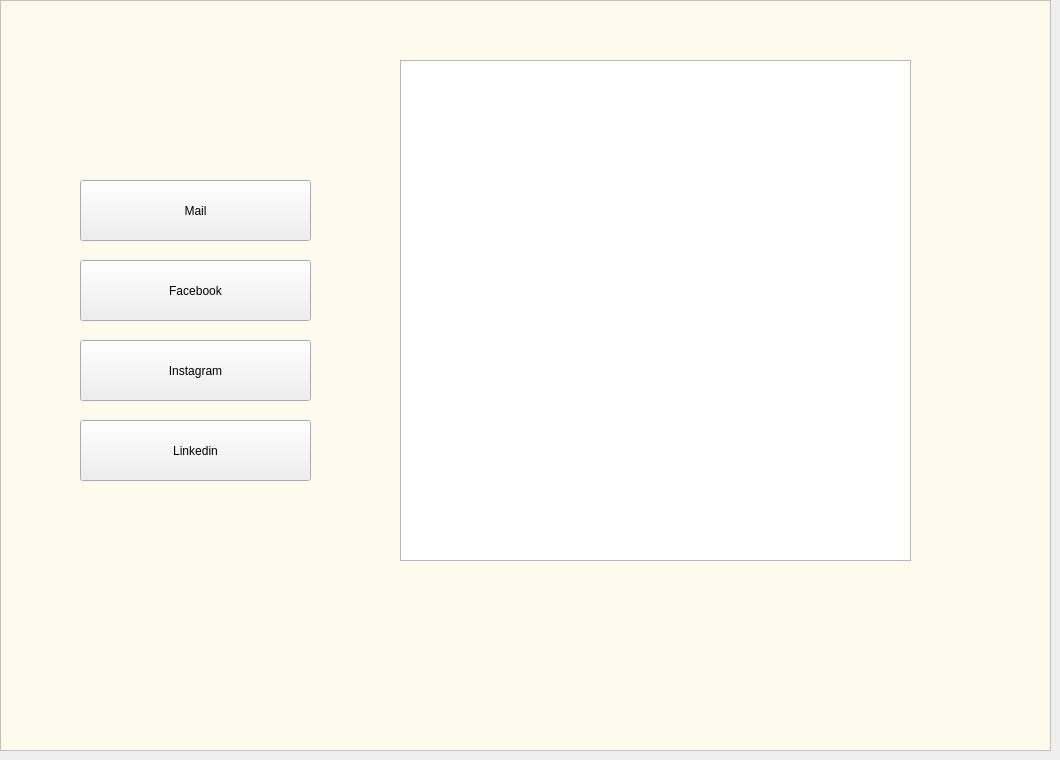
   <widget class="QWidget" name="tab_4">
    <attribute name="title">
     <string>social media </string>
    </attribute>
    <widget class="QPushButton" name="pushButton_insta2">
     <property name="geometry">
      <rect>
       <x>80</x>
       <y>340</y>
       <width>231</width>
       <height>61</height>
      </rect>
     </property>
     <property name="styleSheet">
      <string notr="true">border-image: url(:/new/insta.png);
font: 75 11pt &quot;MS Shell Dlg 2&quot;;</string>
     </property>
     <property name="text">
      <string>Instagram</string>
     </property>
    </widget>
    <widget class="QPushButton" name="pushButton_mail">
     <property name="geometry">
      <rect>
       <x>80</x>
       <y>180</y>
       <width>231</width>
       <height>61</height>
      </rect>
     </property>
     <property name="styleSheet">
      <string notr="true">border-image: url(:/new/mail.png);
font: 75 11pt &quot;MS Shell Dlg 2&quot;;</string>
     </property>
     <property name="text">
      <string>Mail</string>
     </property>
    </widget>
    <widget class="QPushButton" name="pushButton_lkn2">
     <property name="geometry">
      <rect>
       <x>80</x>
       <y>420</y>
       <width>231</width>
       <height>61</height>
      </rect>
     </property>
     <property name="styleSheet">
      <string notr="true">border-image: url(:/new/linked.png);
font: 75 11pt &quot;MS Shell Dlg 2&quot;;</string>
     </property>
     <property name="text">
      <string>Linkedin</string>
     </property>
    </widget>
    <widget class="QPushButton" name="pushButton_fb2">
     <property name="geometry">
      <rect>
       <x>80</x>
       <y>260</y>
       <width>231</width>
       <height>61</height>
      </rect>
     </property>
     <property name="styleSheet">
      <string notr="true">border-image: url(:/new/fb.png);
font: 75 11pt &quot;MS Shell Dlg 2&quot;;</string>
     </property>
     <property name="text">
      <string>Facebook</string>
     </property>
    </widget>
    <widget class="QGraphicsView" name="graphicsView_17">
     <property name="geometry">
      <rect>
       <x>0</x>
       <y>0</y>
       <width>1051</width>
       <height>751</height>
      </rect>
     </property>
     <property name="styleSheet">
      <string notr="true">
background-color: rgb(255, 250, 238);</string>
     </property>
    </widget>
    <widget class="QGraphicsView" name="graphicsView_18">
     <property name="geometry">
      <rect>
       <x>400</x>
       <y>60</y>
       <width>511</width>
       <height>501</height>
      </rect>
     </property>
     <property name="styleSheet">
      <string notr="true">border-image: url(:/new/logo.png);</string>
     </property>
    </widget>
    <zorder>graphicsView_17</zorder>
    <zorder>pushButton_insta2</zorder>
    <zorder>pushButton_mail</zorder>
    <zorder>pushButton_lkn2</zorder>
    <zorder>pushButton_fb2</zorder>
    <zorder>graphicsView_18</zorder>
   </widget>
